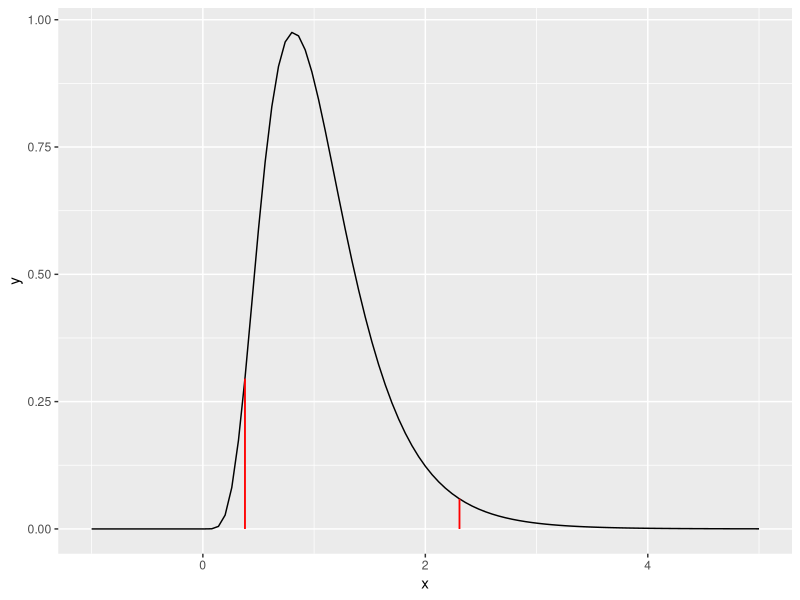

This figure's R source:
library(tidyverse)
m <- 15
n <- 30
falpha1 <- qf(0.025,m,n) #1/qf(0.975,n,m) (nとmの入れ替え) 動画は0.95 ですが...
falpha2 <- qf(0.975,m,n)
y1 <- df(falpha1,m,n)
y2 <- df(falpha2,m,n)
ggplot(data=data.frame(x=c(-1,5)),aes(x=x) )+
	stat_function(fun=df,args=c(df1=m,df2=n) )+
  geom_segment(x=falpha1,y=0,xend=falpha1,yend=y1,color="red")+
  geom_segment(x=falpha2,y=0,xend=falpha2,yend=y2,color="red")
